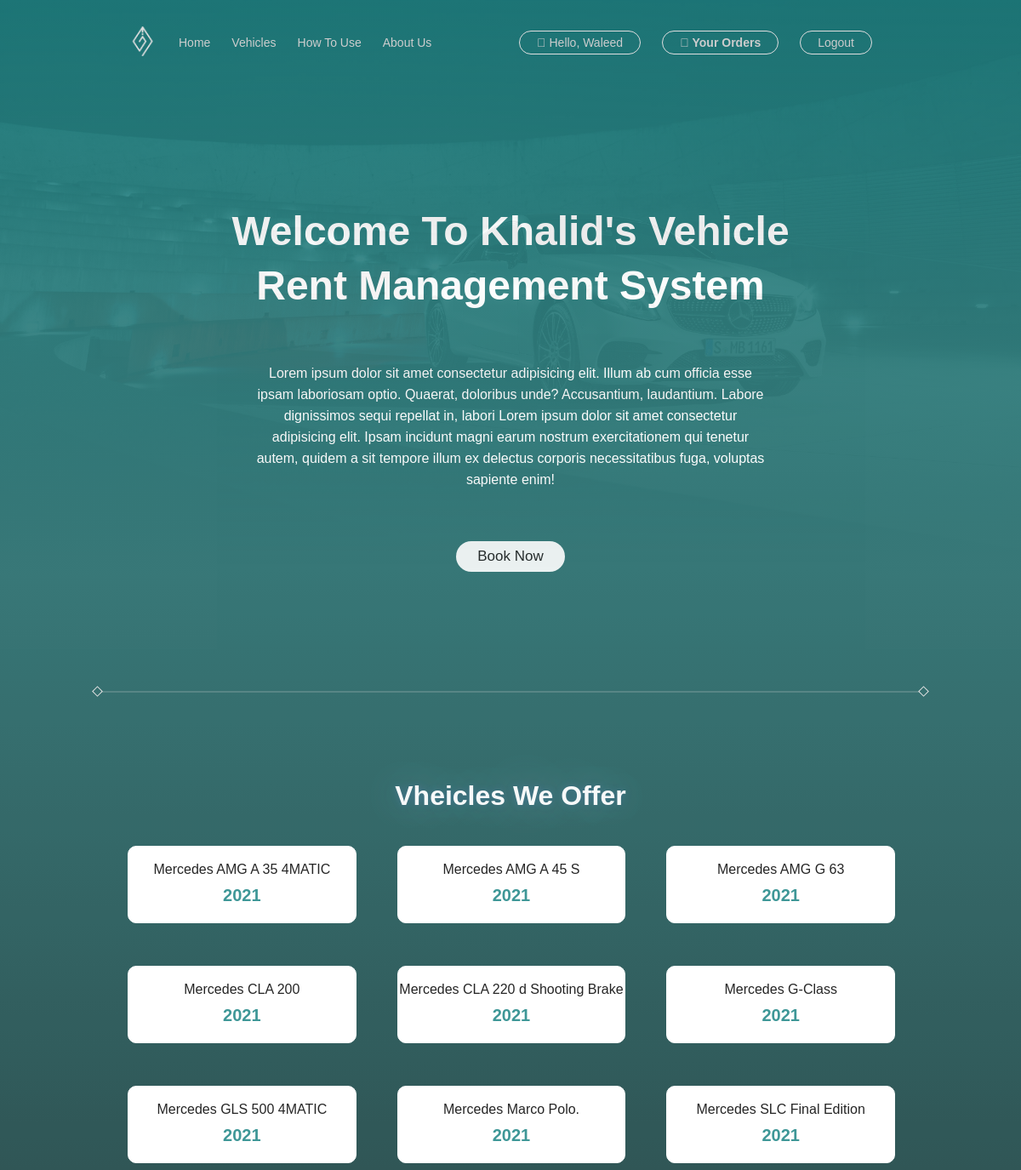
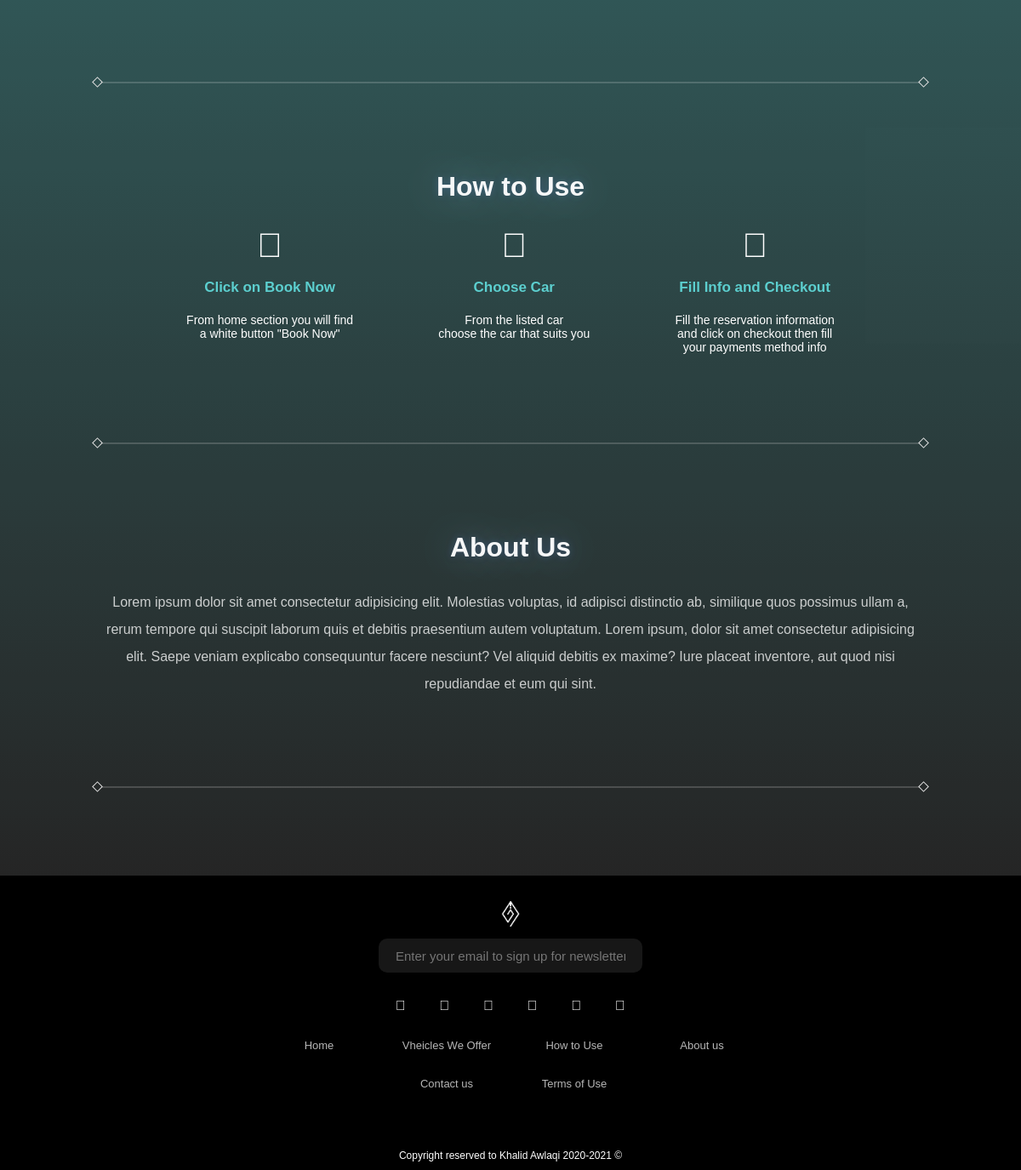
Screenshot of /index.php (signed in) with the database file from the repository (2 pictures, top to bottom).
### tables this page shows
CREATE TABLE `cars` (
  `id` int(11) NOT NULL,
  `name` varchar(255) NOT NULL,
  `brand` varchar(255) NOT NULL,
  `availablity` int(11) NOT NULL,
  `price` int(11) NOT NULL,
  `image` varchar(500) NOT NULL
);

### index.php (the view, shortened to what this page needs)
<?php
require('./dpconnection.php');
?>
<!DOCTYPE html>
<html lang="en">
<head>
    <link rel="stylesheet" href="./styles/style.css">
    <link rel="stylesheet" href="https://storage.googleapis.com/graph-fonts/EuclidCircular/fonts.css">
</head>
<body>
    <div  id ="move-to-home" class="main-container">
        <img class="main-background" src="./images/mercedes-benz.jpg.webp" alt="">
        <div class="main-section">
            <div class="header">
                <a href="./index.php"><img class="logo" src="./images/logo-white.png" alt=""></a>
                <ul>
                    <li><a href="#move-to-home"> Home</a></li>
                    <li><a href="#move-to-vheicle">Vehicles</a></li>
                    <li><a href="#move-to-how">How To Use </a></li>
                    <li><a href="#move-to-about">About Us</a></li>
                </ul>
                <ul class="sign-in-up">
                   <li id="signs"><a href=<?php
                        if(isset($_SESSION["name"])){
                        echo "./edit-profile.php";
                    }else{
                        echo "./login.php";
                    }
                    ?>>
                    <i class="far fa-user"></i>
                    <?php  if(isset($_SESSION["name"])){
                        $name = $_SESSION["name"];
                        echo "Hello, $name";
                    }else{
                        echo "Signin";
                    }?></a></li>
                     <?php if (isset($_SESSION['name'])){
                        echo "<li id='signs'><a href='./orders.php'";
                        echo "<i class='fas fa-shopping-basket'></i>";
                        echo " Your Orders";
                    }?></a></li>
                    <li id="signs"> <a href=<?php
                     if(isset($_SESSION["name"])){
                        echo "./logout.php";
                    }else{
                        echo "./signup.php";
                    }
                    ?> > <?php
                     if(isset($_SESSION["name"])){
                        echo "Logout";
                    }else{
                        echo "Signup";
                    }
                    ?></a></li>
                </ul>
            </div>
            <section>
                <div class="intro">
                    Welcome To Khalid's Vehicle <br> Rent Management System
                </div><br>
                <div class="describtion">
                    Lorem ipsum dolor sit amet consectetur adipisicing elit. Illum ab cum officia esse ipsam laboriosam
                    optio. Quaerat, doloribus unde? Accusantium, laudantium. Labore dignissimos sequi repellat in,
                    labori Lorem ipsum dolor sit amet consectetur adipisicing elit. Ipsam incidunt magni earum nostrum
                    exercitationem qui tenetur autem, quidem a sit tempore illum ex delectus corporis necessitatibus
                    fuga, voluptas sapiente enim!
                </div>
                <a class="book-button" href="./booking.php"> Book Now</a>
            </section>
            <br><br>
            <div id ="move-to-vheicle"  class="seprator">
                <div class="square1"></div>
                <div class="line"></div>
                <div class="square1"></div>
            </div>
            <section>
                <div class="section-title">
                    Vheicles We Offer
                </div>
                <div class="vheicles-container">
                     <?php
                    $query = "SELECT * FROM cars";
                    $result = mysqli_query($conn, $query);
                    while($cars = mysqli_fetch_array($result)){
                        echo"
                        <div class='vheicle-container'>
                        <div class='car-image-container'>
                            <div class='test'></div>
                            <img src= $cars[5] alt=''>
                        </div>
                        <div class='vheicle-describtion'>
                            $cars[2] $cars[1]
                        </div>
                        <div class='vhecle-year'>
                            2021
                        </div>
                        </div>
                        ";
                        };
                ?>
                </div>
            </section>
            <div id ="move-to-how" class="seprator">
                <div class="square1"></div>
                <div class="line"></div>
                <div class="square1"></div>
            </div>
            <section>
                <div class="section-title">
                    How to Use
                </div>
                <div class="use-container">
                    <div class="steps">
                        <i id="icon1" class="fas fa-mouse"></i>
                        <h5>Click on Book Now</h5>
                        <p>From home section you will find <br> a white button "Book Now"</p>
                    </div>
                    <div class="steps">
                        <i  id="icon1" class="fas fa-car"></i>
                        <h5>Choose Car</h5>
                        <p>From the listed car <br> choose the car that suits you</p>
                    </div>
                    <div class="steps">
                        <i id="icon1" class="fas fa-shopping-cart"></i>
                        <h5>Fill Info and Checkout</h5>
                        <p>Fill the reservation information <br> and click on checkout then fill <br> your payments method info</p>
                    </div>
                </div>
            </section>
            <div id ="move-to-about" class="seprator">
                <div class="square1"></div>
                <div class="line"></div>
                <div class="square1"></div>
            </div>
            <section>
                <div class="about-us">
                    <div  class="section-title">
                        About Us
                    </div>
                    <p>
                        Lorem ipsum dolor sit amet consectetur adipisicing elit. Molestias voluptas, id adipisci distinctio ab, similique quos possimus ullam a, rerum tempore qui suscipit laborum quis et debitis praesentium autem voluptatum. Lorem ipsum, dolor sit amet consectetur adipisicing elit. Saepe veniam explicabo consequuntur facere nesciunt? Vel aliquid debitis ex maxime? Iure placeat inventore, aut quod nisi repudiandae et eum qui sint.
                    </p>
                </div>
            </section>
            <div class="seprator">
                <div class="square1"></div>
                <div class="line"></div>
                <div class="square1"></div>
            </div>
        </div>
        <footer>
            <div class="main-footer">
                <div class="logo-footer">
                    <img src="./images/logo-white.png" alt="">
                </div>
                <div class="newsletter">
                    <input id="newsletter" type="text" name="" placeholder="Enter your email to sign up for newsletter..">
                </div>
                <div class="socialmedia-icons">
                    <div class="sm-icon">
                        <i class="fab fa-twitter"></i>
                    </div>
                    <div class="sm-icon">
                        <i class="fab fa-instagram"></i>
                    </div>
                    <div class="sm-icon">
                        <i class="fab fa-snapchat-ghost"></i>
                    </div>
                    <div class="sm-icon">
                        <i class="fab fa-behance"></i>
                    </div>
                    <div class="sm-icon">
                        <i class="fab fa-facebook-f"></i>
                    </div>
                    <div class="sm-icon">
                        <i class="fab fa-linkedin-in"></i>
                    </div>
                </div>
                <div class="links">
                    <div class="link-item">
                        Home
                    </div>
                    <div class="link-item">
                        Vheicles We Offer
                    </div>
                    <div class="link-item">
                        How to Use
                    </div>
                    <div class="link-item">
                        About us
                    </div>
                    <div class="links2">
                    </div>
                    <div id="line2" class="link-item">
                        Contact us
                    </div>
                    <div id="line2" class="link-item">
                        Terms of Use
                    </div>
                </div>
                <div class="copyright">
                    Copyright reserved to Khalid Awlaqi 2020-2021 ©
                </div>
            </div>
        </footer>
    </div>
</body>
</html>

### styles/style.css (style rules this page uses)
* { padding: 0; margin: 0; font-family: EuclidCircular, Arial, Helvetica, sans-serif !important; scroll-behavior: smooth; }
.main-background { position: absolute; z-index: -1; background-image: url("./images/mercedes-benz.jpg.webp"); box-shadow: 0px 0px 20px 2px #000000; width: 100%; -webkit-mask-image: -webkit-gradient( linear, left top, left bottom, from(rgba(0, 0, 0, 1)), to(rgba(0, 0, 0, 0)) ); mask-image: linear-gradient(to bottom, rgba(0, 0, 0, 1), rgba(0, 0, 0, 0)); }
.header { display: flex; position: sticky; top: -100px; height: 100px; width: 75%; margin: 0 auto; align-items: center; -webkit-touch-callout: none; -webkit-user-select: none; -khtml-user-select: none; -moz-user-select: none; -ms-user-select: none; user-select: none; transition: 0.5s; }
.main-section { height: auto; background: rgb(2, 0, 36); background: linear-gradient( 180deg, rgba(2, 0, 36, 1) 0%, rgba(29, 133, 133, 1) 0%, rgba(0, 0, 0, 1) 100% ); z-index: 2; opacity: 0.85; }
.logo { width: 35px; }
ul { display: inline-flex; margin-right: 25px; }
li { margin-left: 25px; list-style-type: none; font-weight: 500; font-size: 14px; cursor: pointer; transition: 0.2s; color: #e9e9e9; }
.sign-in-up { margin-left: auto; }
a { text-decoration: none; color: inherit; }
#signs { border: solid 1px white; padding: 5px 20px 5px 20px; border-radius: 20px; }
.intro { text-align: center; margin-top: 140px; color: white; font-size: 3rem; font-weight: 650; line-height: 4rem; }
.describtion { margin: 0 auto; width: 50%; color: white; margin-top: 40px; text-align: center; line-height: 25px; }
.book-button { display: block; border: none; padding: 8px 25px 8px 25px; border-radius: 20px; font-size: 17px; text-align: center; background: white; width: fit-content; margin: 0 auto; margin-top: 60px; cursor: pointer; opacity: 0.9; transition: 0.2s; }
.seprator { display: flex; padding-top: 100px; padding-bottom: 100px; align-items: center; justify-content: center; }
.square1 { width: 7px; height: 7px; border: solid 1px #ddd; transform: rotate(45deg); }
.line { border: solid 0.1em #ddd; width: 80%; padding: 0px; opacity: 0.2; }
.section-title { font-size: 80px; color: rgba(255, 255, 255, 0.96); text-align: center; color: rgba(255, 255, 255, 0.96); text-shadow: 0 0 50px rgba(192, 219, 255, 0.48), 0 0 10px rgba(65, 120, 255, 0.24); font-size: 2rem; font-weight: 750; }
.vheicles-container { display: grid; grid-template-columns: 1fr 1fr 1fr; grid-gap: 50px; margin-top: 50px; width: 75%; margin: auto; margin-top: 40px; }
.vheicle-container { color: rgba(0, 0, 0, 1) 100%; border: solid 1px white; width: 100%; height: fit-content; padding-bottom: 20px; border-radius: 10px; background: white; margin: 0 auto; transition: 0.2s; }
.test { position: absolute; width: 250px; height: 105.86px; border: none; border-radius: 10px; transition: 0.7s; }
.vheicle-describtion { text-align: center; }
.vhecle-year { color: rgba(29, 133, 133, 1); font-size: 20px; font-weight: 700; text-align: center; margin-top: 10px; }
footer { background: rgb(0, 0, 0); display: flex; justify-content: center; text-align: center; color: white; z-index: 2; }
.main-footer { width: 80%; }
.logo-footer { margin-top: 30px; margin-bottom: 10px; }
.logo-footer img { width: 30px; color: white; }
#newsletter { width: 270px; height: 40px; background: rgba(90, 90, 90, 0.26); border: none; border-radius: 10px; padding: 0px 20px 0px 20px; color: white; outline: none; font-size: 15px; }
.socialmedia-icons { display: flex; justify-content: space-between; width: 270px; margin: 0 auto; margin-top: 30px; cursor: pointer; }
.links { display: grid; width: 600px; grid-template-columns: 1fr 1fr 1fr 1fr; margin-top: 30px; margin: 0 auto; margin-top: 30px; font-size: 13px; }
#line2 { margin-top: 20px; }
.link-item { margin-bottom: 10px; color: rgba(255, 255, 255, 0.719); transition: 0.4s; }
.copyright { margin-top: 60px; margin-bottom: 10px; font-size: 12px; }
.use-container { display: flex; justify-content: center; }
#icon1 { color: white; font-size: 40px; margin-top: 30px; }
.steps { padding: 0px 50px 0px 50px; text-align: center; }
.steps h5 { color: #40c7c7; text-align: center; margin-top: 20px; font-size: 17px; font-weight: 600; }
.steps p { color: white; text-align: center; margin-top: 20px; font-size: 14px; }
.about-us p { color: rgba(255, 255, 255, 0.76); width: 80%; text-align: center; margin: 0 auto; margin-top: 30px; line-height: 2rem; }

### rows the page displays
cars: brand "Mercedes", name "AMG A 35 4MATIC"
cars: brand "Mercedes", name "AMG A 45 S"
cars: brand "Mercedes", name "AMG G 63"
cars: brand "Mercedes", name "CLA 200"
cars: brand "Mercedes", name "CLA 220 d Shooting Brake"
cars: brand "Mercedes", name "G-Class"
cars: brand "Mercedes", name "GLS 500 4MATIC"
cars: brand "Mercedes", name "Marco Polo."
cars: brand "Mercedes", name "SLC Final Edition"

### other values shown
$name "Waleed"
